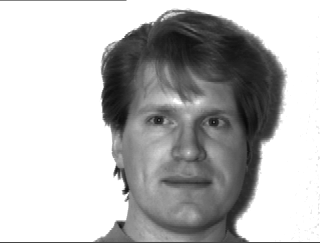
#> input picture assignment2/data/yalefaces/subject01.centerlight.png, 320 x 243 px
$ python connectYaleSmall.py data/yalefaces/subject01.centerlight.png
#> lines starting #> are read from the running program, lines starting #| are printed output that depends on the picture
import numpy as np
import cv2
import sys

# this file will combine all the images in out/yale with the width of 15 images.
# all images are: 30 x 40
# argument number detection
if len(sys.argv) == 1:
    print("Usage: python3 {} out/yalesmall/*".format(sys.argv[0]))
    exit(0)

height = 15 * 30
width = 11 * 40
output = np.zeros((height, width, 3))

# for i in range
picNum = len(sys.argv) - 1
x = 0
y = 0
imgCount = 0;
for i in range(1, 1 + picNum):
    filePath = sys.argv[i].strip()
    fileName = filePath[max(filePath.rfind('/'), filePath.rfind('\\')) + 1:]

    print("Now processing \"{}\",".format(fileName))
    img = cv2.imread(filePath)
#> img is the input picture: shape (243, 320, 3); min 9, max 255, mean 184.5
    h, w, d = img.shape
#> h = 243; w = 320; d = 3
    print(y, x, d)
#| 0 0 3
    output[y:y+h,x:x+w] = img
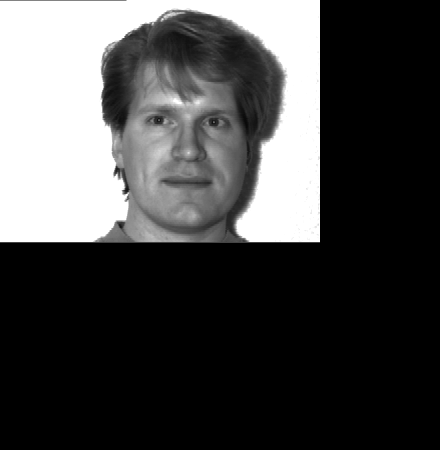
#> output: shape (450, 440, 3) float64; min 0, max 255, mean 72.4
    x += w
#> x = 320
    imgCount += 1
    if imgCount % 11 == 0:
        print("line break")
        y += h
        x = 0

cv2.imwrite("out/yaleallsmall.jpg", output)

$ run again, on assignment2/data/yalefaces/subject06.centerlight.png
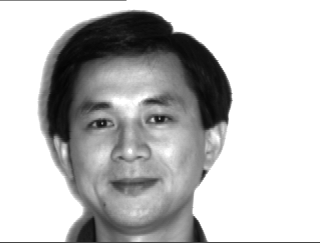
#> input picture assignment2/data/yalefaces/subject06.centerlight.png, 320 x 243 px
#> img is the input picture: shape (243, 320, 3); min 4, max 255, mean 189.9
#| 0 0 3
#> `output[y:y+h,x:x+w] = img`:
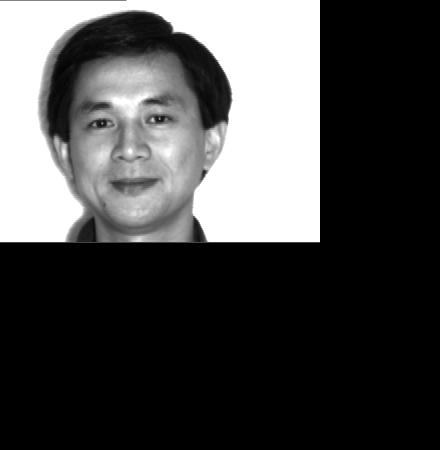
#> output: shape (450, 440, 3) float64; min 0, max 255, mean 74.6

$ run again, on assignment2/data/yalefaces/subject07.centerlight.png
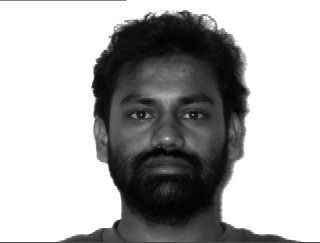
#> input picture assignment2/data/yalefaces/subject07.centerlight.png, 320 x 243 px
#> img is the input picture: shape (243, 320, 3); min 2, max 255, mean 173.9
#| 0 0 3
#> `output[y:y+h,x:x+w] = img`:
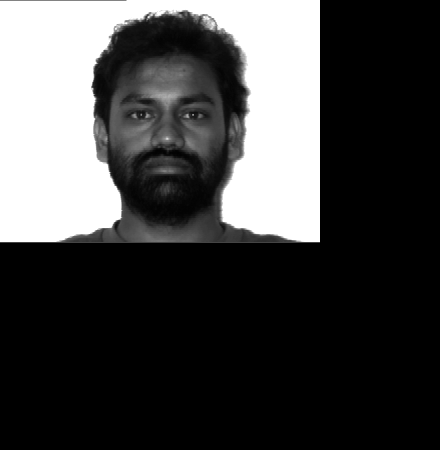
#> output: shape (450, 440, 3) float64; min 0, max 255, mean 68.3

$ run again, on assignment2/data/yalefaces/subject08.centerlight.png
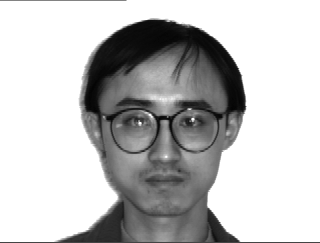
#> input picture assignment2/data/yalefaces/subject08.centerlight.png, 320 x 243 px
#> img is the input picture: shape (243, 320, 3); min 4, max 255, mean 192.6
#| 0 0 3
#> `output[y:y+h,x:x+w] = img`:
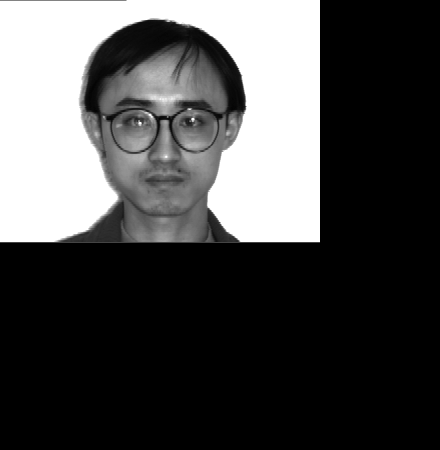
#> output: shape (450, 440, 3) float64; min 0, max 255, mean 75.6
